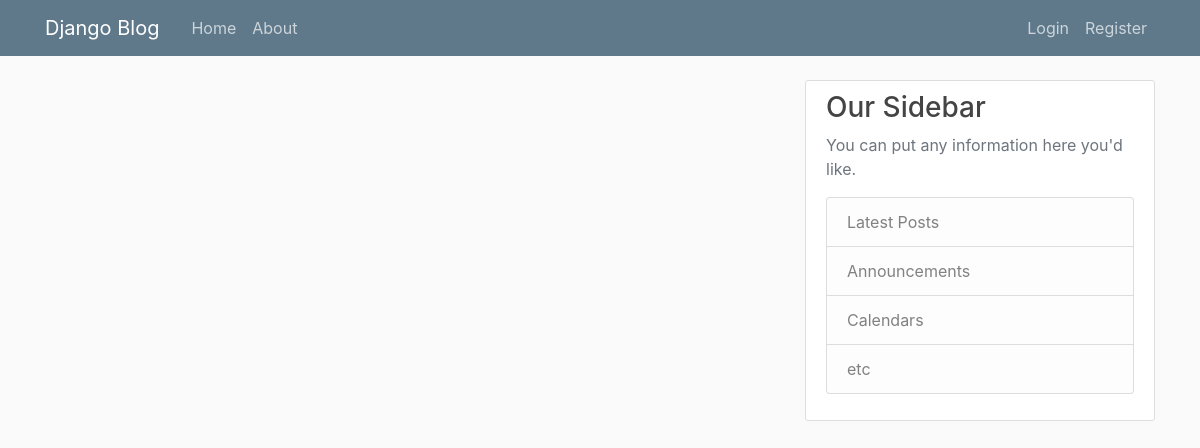
Page /home/ on the earlier database version.
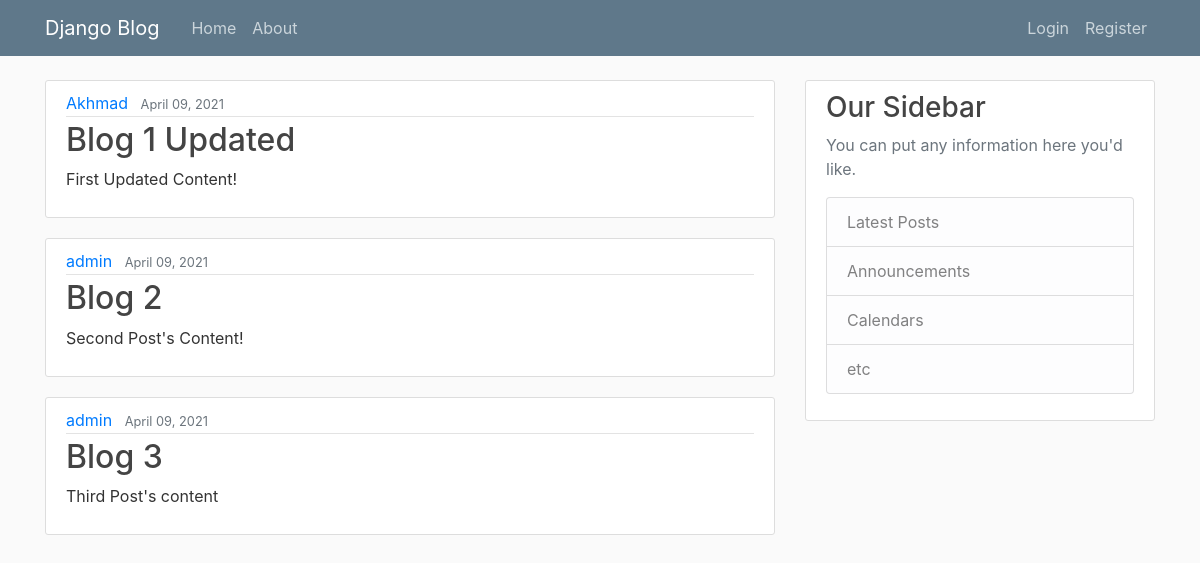
Same page on the later database version.
### blogpost/models.py (models this page shows, shortened)
class Post(models.Model):
    title = models.CharField(max_length=100)
    content = models.TextField()
    date_posted = models.DateTimeField(default=timezone.now())
    author = models.ForeignKey(User, on_delete=models.CASCADE)

### blogpost/views.py (the view)
# urls.py: path('home/', home, name='home'),
def home(request):
    contexts = {
        'posts': Post.objects.all()
    }
    return render(request, 'blogpost/home.html', contexts)

### templates/blogpost/home.html
{% extends "blogpost/base.html" %}
{% block content %}
    {% for post in posts %}
        <article class="media content-section">
            <div class="media-body">
                <div class="article-metadata">
                    <a class="mr-2" href="#">{{ post.author }}</a>
                    <small class="text-muted">{{ post.date_posted|date:"F d, Y" }}</small>
                </div>
                <h2><a class="article-title" href="#">{{ post.title }}</a></h2>
                <p class="article-content">{{ post.content }}</p>
            </div>
        </article>
    {% endfor %}
{% endblock content %}

### templates/blogpost/base.html (shortened to what this page needs)
{% load static %}
<!doctype html>
<html lang="en">
<head>
    <link rel="stylesheet" href="https://maxcdn.bootstrapcdn.com/bootstrap/4.0.0/css/bootstrap.min.css"
>
    <link rel="stylesheet" type="text/css" href="{% static 'blog/main.css' %}">
</head>
<body>
<header class="site-header">
    <nav class="navbar navbar-expand-md navbar-dark bg-steel fixed-top">
        <div class="container">
            <a class="navbar-brand mr-4" href="{% url 'home' %}">Django Blog</a>
            <div class="collapse navbar-collapse" id="navbarToggle">
                <div class="navbar-nav mr-auto">
                    <a class="nav-item nav-link" href="{% url 'home' %}">Home</a>
                    <a class="nav-item nav-link" href="{% url 'about' %}">About</a>
                </div>
                <div class="navbar-nav">
                    <a class="nav-item nav-link" href="#">Login</a>
                    <a class="nav-item nav-link" href="#">Register</a>
                </div>
            </div>
        </div>
    </nav>
</header>
<main role="main" class="container">
    <div class="row">
        <div class="col-md-8">
            {% block content %}
            {% endblock %}
        </div>
        <div class="col-md-4">
            <div class="content-section">
                <h3>Our Sidebar</h3>
                <p class='text-muted'>You can put any information here you'd like.
                <ul class="list-group">
                    <li class="list-group-item list-group-item-light">Latest Posts</li>
                    <li class="list-group-item list-group-item-light">Announcements</li>
                    <li class="list-group-item list-group-item-light">Calendars</li>
                    <li class="list-group-item list-group-item-light">etc</li>
                </ul>
                </p>
            </div>
        </div>
    </div>
</main>
</body>
</html>

### blogpost/static/blog/main.css (style rules this page uses)
body { background: #fafafa; color: #333333; margin-top: 5rem; }
h1, h2, h3, h4, h5, h6 { color: #444444; }
ul { margin: 0; }
.bg-steel { background-color: #5f788a; }
.site-header .navbar-nav .nav-link { color: #cbd5db; }
.content-section { background: #ffffff; padding: 10px 20px; border: 1px solid #dddddd; border-radius: 3px; margin-bottom: 20px; }
.article-title { color: #444444; }
.article-content { white-space: pre-line; }
.article-metadata { padding-bottom: 1px; margin-bottom: 4px; border-bottom: 1px solid #e3e3e3 }

Differences in the rows shown:
added Post: author "Akhmad", date_posted "April 09, 2021", title "Blog 1 Updated", content "First Updated Content!"
added Post: author "admin", date_posted "April 09, 2021", title "Blog 2", content "Second Post's Content!"
added Post: author "admin", date_posted "April 09, 2021", title "Blog 3", content "Third Post's content"
